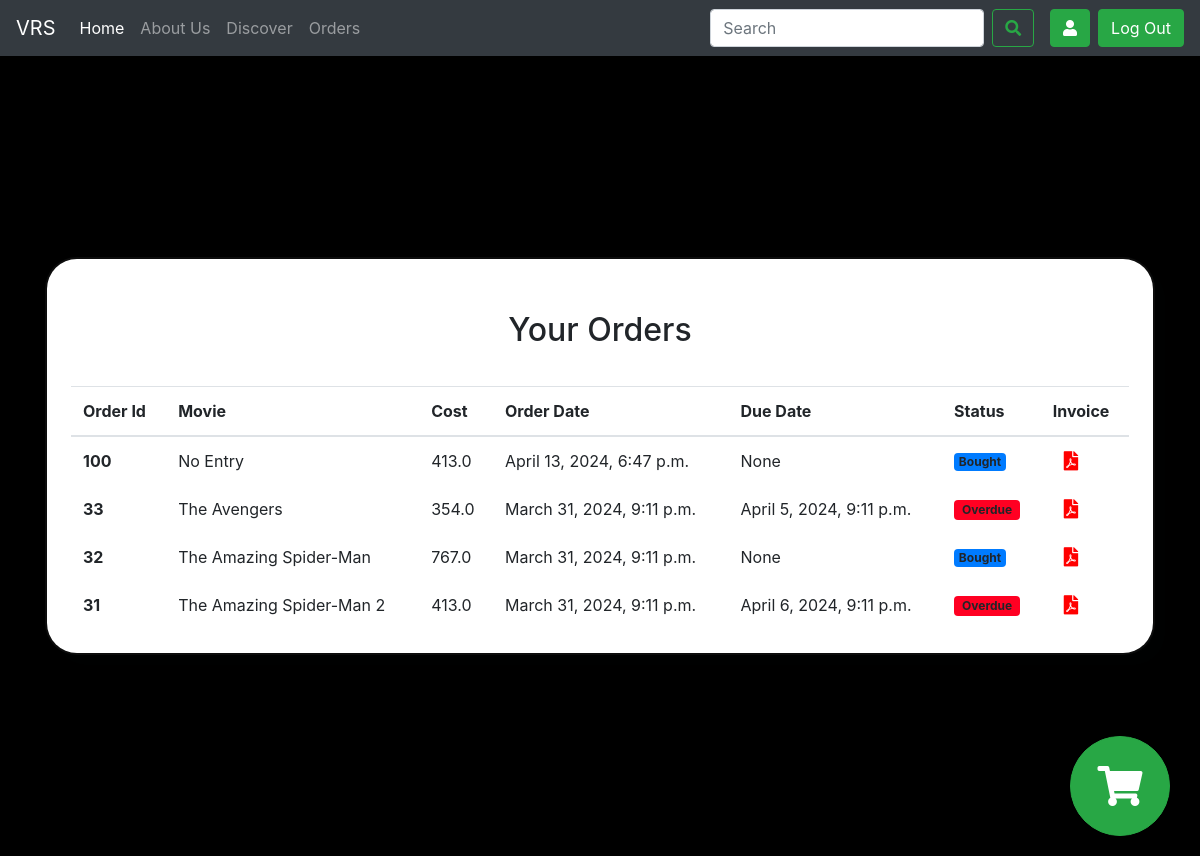
Before: /orders/ (signed in) with the older database file.
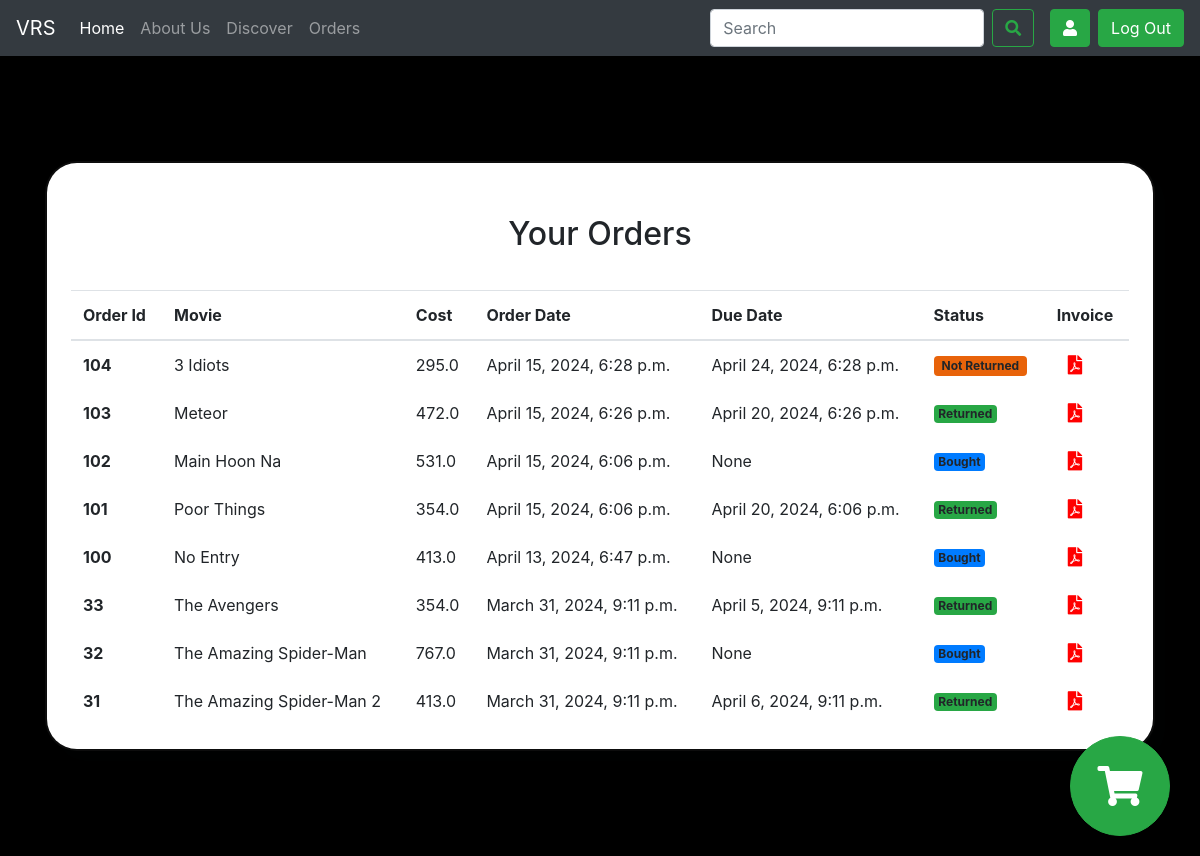
After: the same page with the newer database file.
### home/models.py (models this page shows, shortened)
class Order(models.Model):
    order_id = models.AutoField(primary_key=True)
    order_date = models.DateTimeField(auto_now_add=True)
    user = models.ForeignKey(User, on_delete=models.CASCADE)
    movie = models.ForeignKey(Movie, on_delete=models.CASCADE, default=None)
    total_price = models.FloatField(default=0)
    isrented = models.BooleanField(default=True)
    status = models.CharField(max_length=100,choices=[('Not Returned','Not Returned'),('Sold','Sold'),('Overdue','Overdue'), ('Returned','Returned')],default='Not Returned')
    due_date = models.DateTimeField(blank = True, null = True)
    invoice_id = models.IntegerField(default=0)

class Movie(models.Model):
    id = models.AutoField(primary_key=True)
    title = models.CharField(max_length=100)
    desc = models.CharField(max_length=1000)
    img = models.ImageField(upload_to='movies/thumbnails', blank=True, null=True)
    img_url = models.CharField(max_length=1000, default='')
    backdrop_url = models.CharField(max_length=1000, default='')
    release_year = models.DateField(null = True)
    genre = models.CharField(max_length=100,choices=[('Action','Action'),('Comedy','Comedy'),('Drama','Drama'),('Horror','Horror'),('Romance','Romance'),('Thriller','Thriller')])
    cast = models.CharField(max_length=500)
    director = models.CharField(max_length=100)
    rating = models.FloatField()
    certification = models.CharField(max_length=10,choices=[('U','U'),('U/A','U/A'),('A','A')])
    rent_price = models.FloatField()
    buy_price = models.FloatField()
    rent_duration = models.IntegerField()
    runtime = models.DurationField(("Duration"), default=timedelta(0))
    total_quantity = models.IntegerField(default=10)
    available_quantity = models.IntegerField(default=10)
    def __str__(self):
        return self.title

### home/views.py (the view)
# urls.py: path("orders/",views.orders,name='orders'),
def orders(request):
    updatestatus()
    orders = Order.objects.filter(user=request.user)
    orders = sorted(orders, key=lambda x: x.order_id, reverse=True)
    params = {'orders':orders}
    return render(request,'orders.html',params)

### home/views.py (called while the page is built)
def updatestatus():
    orders = Order.objects.all()
    for order in orders:
        if order.status == 'Not Returned' and order.due_date < timezone.now():
            order.status = 'Overdue'
            order.save()

### templates/orders.html (shortened to what this page needs)
{% extends "base.html" %}
{% block body %}
<body class="god">
<section class="vh-100 gradient-custom-2">
    <div class="container py-5 h-100">
      <div class="row d-flex justify-content-center align-items-center h-100">
        <div class="col-md-12 col-xl-12">
          <div class="card mask-custom">
            <div class="card-body p-4 text-black">
              <div class="text-center pt-1 pb-2">
                <h2 class="my-4">Your Orders</h2>
              </div>
              <table class="table text-black mb-0" >
                <thead>
                  <tr>
                    <th scope="col">Order Id</th>
                    <th scope="col">Movie</th>
                    <th scope="col">Cost</th>
                    <th scope="col">Order Date</th>
                    <th scope="col">Due Date</th>
                    <th scope="col">Status</th>
                    <th scope="col">Invoice</th>
                </thead>
                <div  style = " margin: 5px; border-radius: 10px;">
                  {% for order in orders %}
                </tr>
                <tr class="fw-normal ">
                  <th class="border-0 align-middle">
                    <span class="ms-2 text-black">{{order.order_id}}</span>
                  </th>
                  <td class="border-0 align-middle">{{order.movie}}</td>
                  <td class="border-0 align-middle">{{order.total_price}}</td>
                  <td class="border-0 align-middle">{{order.order_date}}</td>
                  <td class="border-0 align-middle">{{order.due_date}}</td>
                  <td class="border-0 align-middle">
                    {% if order.status == "Returned" %}
                    <h6 class="mb-0"><span class="badge bg-success"> {{order.status}}</span></h6>
                    {% elif order.status == "Not Returned" %}
                    <h6 class="mb-0"><span class="badge py-1 px-2" style ="background-color: #e8630a"> {{order.status}}</span></h6>
                    {% elif order.status == "Sold" %}
                    <h6 class="mb-0"><span class="badge bg-primary"> Bought</span></h6>
                    {% else %}
                    <h6 class="mb-0"><span class="badge py-1 px-2" style ="background-color: #ff0022"> {{order.status}}</span></h6>
                    {% endif %}
                  </td>
                  <td class="border-0 align-middle pl-4"><a href="/pdf/{{order.invoice_id}}" ><i class="fas fa-file-pdf" style="scale:1.2;"></i></a></td>
                {% endfor %}
            </div>
              </table>
            </div>
          </div>
        </div>
      </div>
    </div>
  </section>
<body>
{% endblock body %}

### templates/base.html (shortened to what this page needs)
<!doctype html>
<html lang="en">
  <head>
    <link rel="stylesheet" href="https://cdn.jsdelivr.net/npm/bootstrap@4.4.1/dist/css/bootstrap.min.css">
  </head>
	<link rel="stylesheet" href="https://use.fontawesome.com/releases/v5.3.1/css/all.css">
  <body class="body">
    <nav class="navbar navbar-expand-lg navbar-dark bg-dark">
        <a class="navbar-brand" href="/home">VRS</a>
        <div class="collapse navbar-collapse" id="navbarSupportedContent">
          <ul class="navbar-nav mr-auto">
            <li class="nav-item active">
              <a class="nav-link" href="/home">Home <span class="sr-only">(current)</span></a>
            </li>
            <li class="nav-item">
              <a class="nav-link" href="/about">About Us</a>
            </li>
            <li class="nav-item">
              <a class="nav-link" href="/discover/all/0">Discover</a>
            </li>
            <li class="nav-item">
                <a class="nav-link" href="/orders">Orders</a>
            </li>
          </ul>
          <form method='get' action='/search' class="form-inline my-2 my-lg-0">
            <input class="form-control mr-sm-2" type="search" placeholder="Search" aria-label="Search" name="search" id="search" >
            <button class="btn btn-outline-success my-2 my-sm-0 mr-3" type="submit"><i class="fas fa-search"></i></button>
          </form>
          <div>
            <a href = "/profile"><button type="button" class="btn btn-success mr-2"><i class="fas fa-user"></i> </button></a>
          </div>
          <div>
            <a class="btn btn-success my-2 my-sm-0" type="submit" href ="/signout" >Log Out</a>
          </div>
        </div>
      </nav>
    {% block body %}{% endblock body  %}
    <a href = "/cart"><button type="button" class="btn btn-success" id="cartbutton"><i class="fas fa-shopping-cart", style="scale:2.5;"></i> </button></a>
  </body>
</html>

### templates/base.html (style rules this page uses)
.body { background-color: black; }
#cartbutton { position: fixed; bottom: 0; right: 0; margin: 20px; margin-right: 30px; border-radius: 50%; height: 100px; width: 100px; }

### templates/orders.html (style rules this page uses)
a { color:red; }
.mask-custom { background: rgba(255,255, 255, 1); border-radius: 2em; backdrop-filter: blur(25px); border: 2px solid rgba(255, 255, 255, 0.05); background-clip: padding-box; box-shadow: 10px 10px 10px rgba(46, 54, 68, 0.03); }

Changed rows visible on the page:
added Order: order_id "104", movie "3 Idiots", total_price "295.0", order_date "April 15, 2024, 6:28 p.m.", due_date "April 24, 2024, 6:28 p.m.", status "Not Returned"
added Order: order_id "103", movie "Meteor", total_price "472.0", order_date "April 15, 2024, 6:26 p.m.", due_date "April 20, 2024, 6:26 p.m.", status "Returned"
added Order: order_id "102", movie "Main Hoon Na", total_price "531.0", order_date "April 15, 2024, 6:06 p.m.", due_date "None", status "Bought"
added Order: order_id "101", movie "Poor Things", total_price "354.0", order_date "April 15, 2024, 6:06 p.m.", due_date "April 20, 2024, 6:06 p.m.", status "Returned"
changed Order "April 5, 2024, 9:11 p.m.": status "Overdue" → "Returned"
changed Order "April 6, 2024, 9:11 p.m.": status "Overdue" → "Returned"
